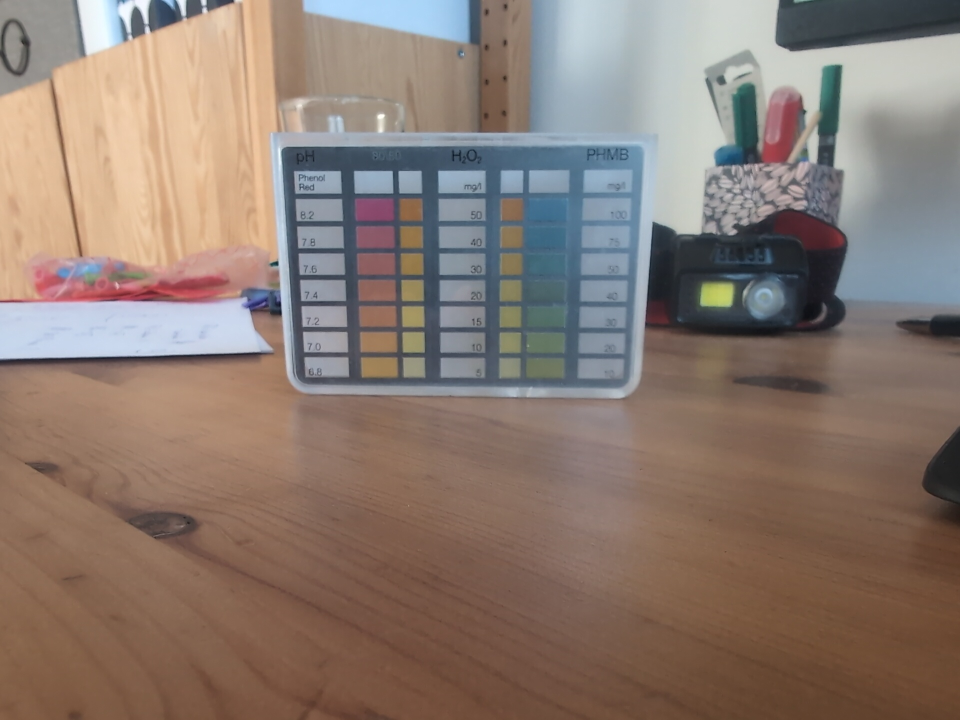
#> input picture test_input/00_input00.jpg, 1920 x 1440 px (shown at 1/2 size); its folder holds only this picture in this run
$ python 'refactored_card_detection_no_redundant_canny (1).py'   (older library calls are emulated)
#> lines starting #> are read from the running program, lines starting #| are printed output that depends on the picture; after the words box and inside, x2 and y2 are one past the last pixel; in counts of white or black regions, pixels touching at a corner belong together
# HYBRID PIPELINE (FINAL): CELLS + CONSTRAINED RANSAC
# - Cells define global card geometry (stable)
# - RANSAC refines each edge locally (robust)
# - No Canny, no Hough

import cv2
import numpy as np
from typing import Optional, Tuple, List

CANONICAL_WIDTH = 720

# -----------------------------
# Utils
# -----------------------------

def order_quad_corners(pts: np.ndarray) -> np.ndarray:
    pts = pts.reshape(4, 2).astype(np.float32)
    s = pts.sum(axis=1)
    d = np.diff(pts, axis=1).ravel()
    out = np.empty((4, 2), dtype=np.float32)
    out[0] = pts[np.argmin(s)]
    out[2] = pts[np.argmax(s)]
    out[1] = pts[np.argmin(d)]
    out[3] = pts[np.argmax(d)]
    return out


def intersect(l1, l2):
    a1, b1, c1 = l1
    a2, b2, c2 = l2
    d = a1 * b2 - a2 * b1
    if abs(d) < 1e-6:
        return None
    x = (b1 * c2 - b2 * c1) / d
    y = (c1 * a2 - c2 * a1) / d
    return np.array([x, y], dtype=np.float32)


# -----------------------------
# CELL DETECTION
# -----------------------------

def detect_cells(gray: np.ndarray):
    gray = cv2.bilateralFilter(gray, 5, 200, 200)
    clahe = cv2.createCLAHE(2.0, (8, 8))
    enhanced = clahe.apply(gray)

    gx = cv2.Sobel(enhanced, cv2.CV_32F, 1, 0, ksize=3)
    gy = cv2.Sobel(enhanced, cv2.CV_32F, 0, 1, ksize=3)

    mag = cv2.magnitude(gx, gy)
    mag = cv2.normalize(mag, None, 0, 255, cv2.NORM_MINMAX).astype(np.uint8)
    _, edges = cv2.threshold(mag, 40, 255, cv2.THRESH_BINARY)

    edges = cv2.morphologyEx(edges, cv2.MORPH_CLOSE, np.ones((5, 5), np.uint8))

    contours, _ = cv2.findContours(edges, cv2.RETR_LIST, cv2.CHAIN_APPROX_SIMPLE)

    h, w = gray.shape
    frame_area = h * w

    cells = []
    for cnt in contours:
        area = cv2.contourArea(cnt)
        if not (frame_area * 0.0001 < area < frame_area * 0.02):
            continue

        rect = cv2.minAreaRect(cnt)
        rw, rh = rect[1]
        if min(rw, rh) < 5:
            continue

        ar = max(rw, rh) / (min(rw, rh) + 1e-6)
        if ar > 4:
            continue

        cx, cy = rect[0]
        cells.append((cx, cy, max(rw, rh), min(rw, rh)))

    return cells


# -----------------------------
# DENSE FILTER
# -----------------------------

def filter_dense_cells(cells, k=4):
    if len(cells) < k:
        return []

    pts = np.array([(c[0], c[1]) for c in cells])
    sizes = np.array([c[2] for c in cells])
    radius = np.median(sizes) * 2.5

    keep = []
    for i, p in enumerate(pts):
        d = np.linalg.norm(pts - p, axis=1)
        if np.sum(d < radius) >= k:
            keep.append(cells[i])

    return keep


# -----------------------------
# ROI EDGE POINTS
# -----------------------------

def extract_roi_points(gray, cells):
    pts = np.array([(c[0], c[1]) for c in cells])
    sizes = np.array([c[2] for c in cells])

    half = int(np.median(sizes))

    x0 = int(max(0, pts[:, 0].min() - half))
    y0 = int(max(0, pts[:, 1].min() - half))
    x1 = int(min(gray.shape[1], pts[:, 0].max() + half))
    y1 = int(min(gray.shape[0], pts[:, 1].max() + half))

    roi = gray[y0:y1, x0:x1]

    gx = cv2.Sobel(roi, cv2.CV_32F, 1, 0, ksize=3)
    gy = cv2.Sobel(roi, cv2.CV_32F, 0, 1, ksize=3)

    mag = cv2.magnitude(gx, gy)
    mag = cv2.normalize(mag, None, 0, 255, cv2.NORM_MINMAX).astype(np.uint8)

    _, mask = cv2.threshold(mag, 40, 255, cv2.THRESH_BINARY)

    ys, xs = np.where(mask > 0)
    points = np.stack([xs + x0, ys + y0], axis=1).astype(np.float32)

    return points


# -----------------------------
# RANSAC (FAST VERSION)
# -----------------------------

def fit_line_ransac(points, iterations=1000, threshold=3.0):
    best_line = None
    best_count = 0

    n = len(points)
    if n < 2:
        return None

    for _ in range(iterations):
        i1, i2 = np.random.choice(n, 2, replace=False)
        p1, p2 = points[i1], points[i2]

        dx, dy = p2 - p1
        norm = np.hypot(dx, dy)
        if norm < 1e-6:
            continue

        a, b = dy, -dx
        c = dx * p1[1] - dy * p1[0]

        d = np.abs(a * points[:, 0] + b * points[:, 1] + c) / norm
        count = np.sum(d < threshold)

        if count > best_count:
            best_count = count
            best_line = (a, b, c)

    return best_line


# -----------------------------
# CONSTRAINED RANSAC PER EDGE
# -----------------------------

def points_near_line(points, p1, p2, max_dist):
    dx = p2[0] - p1[0]
    dy = p2[1] - p1[1]
    norm = np.hypot(dx, dy)

    a = dy
    b = -dx
    c = dx * p1[1] - dy * p1[0]

    d = np.abs(a * points[:, 0] + b * points[:, 1] + c) / norm
    return points[d < max_dist]


# -----------------------------
# MAIN DETECTOR
# -----------------------------

def detect_card_quad(gray: np.ndarray) -> Optional[np.ndarray]:
    cells = detect_cells(gray)
    if len(cells) < 6:
        return None

    cluster = filter_dense_cells(cells)
    if len(cluster) < 6:
        return None

    pts = np.array([(c[0], c[1]) for c in cluster], dtype=np.float32)

    rect = cv2.minAreaRect(pts)
    box = cv2.boxPoints(rect)
    cell_quad = order_quad_corners(box)

    points = extract_roi_points(gray, cluster)
    if len(points) < 200:
        return cell_quad

    refined_lines = []

    for i in range(4):
        p1 = cell_quad[i]
        p2 = cell_quad[(i + 1) % 4]

        side_pts = points_near_line(points, p1, p2, max_dist=30)

        if len(side_pts) < 50:
            return cell_quad

        line = fit_line_ransac(side_pts)
        if line is None:
            return cell_quad

        refined_lines.append(line)

    tl = intersect(refined_lines[0], refined_lines[3])
    tr = intersect(refined_lines[1], refined_lines[0])
    br = intersect(refined_lines[2], refined_lines[1])
    bl = intersect(refined_lines[3], refined_lines[2])

    if any(p is None for p in [tl, tr, br, bl]):
        return cell_quad

    quad = np.array([tl, tr, br, bl], dtype=np.float32)
    return order_quad_corners(quad)


# -----------------------------
# WARP
# -----------------------------

def warp_to_canonical(bgr: np.ndarray, quad: np.ndarray):
    pts = quad.astype(np.float32)

    w = int(max(np.linalg.norm(pts[1] - pts[0]), np.linalg.norm(pts[2] - pts[3])))
    h = int(max(np.linalg.norm(pts[3] - pts[0]), np.linalg.norm(pts[2] - pts[1])))

    dst = np.float32([[0, 0], [w, 0], [w, h], [0, h]])
    M = cv2.getPerspectiveTransform(pts, dst)

    return cv2.warpPerspective(bgr, M, (w, h))


# -----------------------------
# PROCESS / MAIN
# -----------------------------

import os
import sys
import glob


def process(image_path: str, out_root: str = 'test_detect_out') -> bool:
    base = os.path.splitext(os.path.basename(image_path))[0]
    out_dir = os.path.join(out_root, base)
    os.makedirs(out_dir, exist_ok=True)

    bgr = cv2.imread(image_path)
    if bgr is None:
        print(f'[{base}] read failed')
        return False

    src_h, src_w = bgr.shape[:2]
    cv2.imwrite(os.path.join(out_dir, '00_input.jpg'), bgr)

    gray = cv2.cvtColor(bgr, cv2.COLOR_BGR2GRAY)
    cv2.imwrite(os.path.join(out_dir, '01_gray.jpg'), gray)

    quad = detect_card_quad(gray)
    if quad is None:
        print(f'[{base}] FAILED: no quad')
        return False

    vis = bgr.copy()
    cv2.polylines(vis, [quad.astype(np.int32)], True, (0, 255, 0), 6)
    for i, p in enumerate(quad.astype(int)):
        cv2.putText(vis, ['TL', 'TR', 'BR', 'BL'][i], tuple(p),
                    cv2.FONT_HERSHEY_SIMPLEX, 1.5, (0, 255, 0), 4)
    cv2.imwrite(os.path.join(out_dir, '30_quad.jpg'), vis)

    warped = warp_to_canonical(bgr, quad)
    cv2.imwrite(os.path.join(out_dir, '40_warped.jpg'), warped)

    print(f'[{base}] OK  src={src_w}x{src_h}  quad-area={int(cv2.contourArea(quad))}')
    return True


def main(argv):
    if len(argv) > 1:
        targets = argv[1:]
    else:
        os.makedirs('test_input', exist_ok=True)
        all_files = sorted(glob.glob('test_input/*.jpg') + glob.glob('test_input/*.png'))

        import re
        skip_re = re.compile(r'^(0[1-9]|[12]\d|30|40)[a-z]?_')
        targets = [p for p in all_files if not skip_re.match(os.path.basename(p))]

        if not targets:
            print('No capture images in test_input/.')
            return

    out_root = 'test_detect_out'
    os.makedirs(out_root, exist_ok=True)

    results = []
    for path in targets:
        base = os.path.splitext(os.path.basename(path))[0]
        sub = os.path.join(out_root, base)
        if os.path.isdir(sub):
            import shutil
            shutil.rmtree(sub)

        ok = process(path, out_root=out_root)
#> in process, bgr is the input picture: shape (1440, 1920, 3); mean B, G, R 112.8, 122.3, 138.9
#> in detect_cells, `edges = cv2.morphologyEx(edges, cv2.MORPH_CLOSE, np.ones((5, 5), np.ui..`:
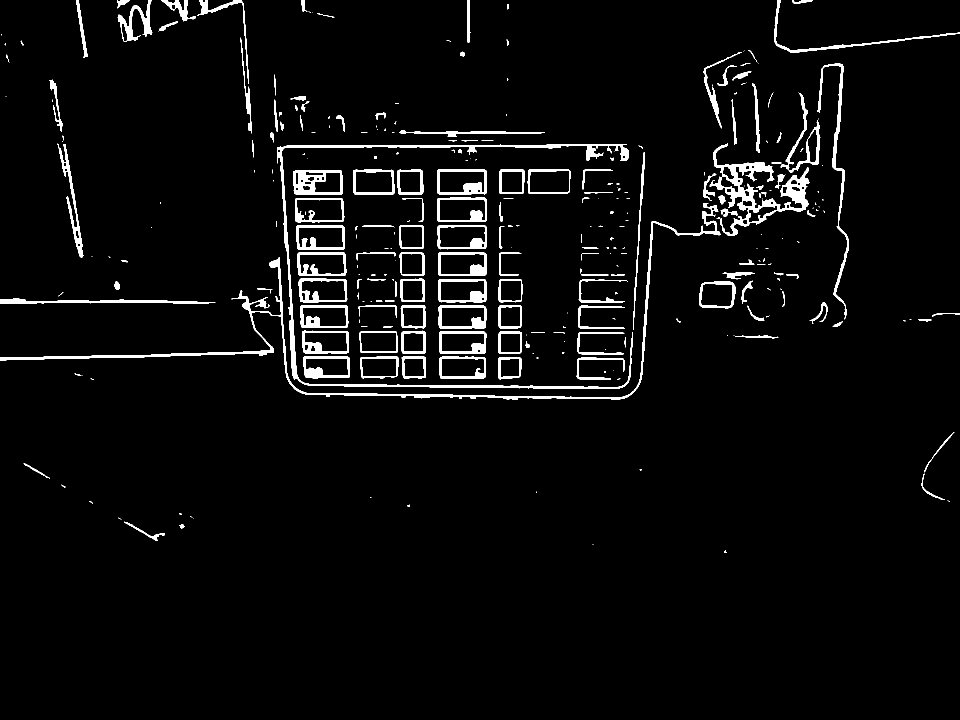
#> edges: shape (1440, 1920) (shown at 1/2 size); 3.7% white; 300 white regions (143 under 20 px)
#> in detect_cells, `contours, _ = cv2.findContours(edges, cv2.RETR_LIST, cv2.CHAIN_APPROX_..`: contours = 377 contours, 170 with area under 20; largest, box (x1, y1, x2, y2) and area: (1419, 287, 1620, 472) 9322, (0, 406, 1441, 799) 8263, (554, 288, 1266, 778) 7700, (874, 339, 974, 389) 4800, (874, 395, 974, 444) 4643
#> the loop in detect_cells, `for cnt in contours:` made 377 passes
#> (area, rect, rw, rh, ar, cx, cy) on passes 25 to 27: (1377.5, ((1019.5, 735.5), (37, 39), -90), 37, 39, 1.05, 1019.5, 735.5), (2893, ((925.5, 735), (36, 85), -90), 36, 85, 2.36, 925.5, 735), (1420, ((827.5, 734), (36, 41), -90), 36, 41, 1.14, 827.5, 734)
#> after the loop in detect_cells, `for cnt in contours:`: cells = 82 items, first 6: (1019.5, 735.5, 39, 37), (925.5, 735, 85, 36), (827.5, 734, 41, 36), (758, 734.5, 70, 37), (653.5, 733.5, 85, 35), (1200.7, 737, 94.77, 43.68)
#> in filter_dense_cells, `pts = np.array([(c[0], c[1]) for c in cells])`: pts = 82 pairs, first value 274.6 to 1728.4, second value 12.63 to 737
#> in filter_dense_cells, `sizes = np.array([c[2] for c in cells])`: sizes = 82 values, max 1462.1 at index 55, min 31.82 at index 72, mean 105.6
#> in filter_dense_cells, `radius = np.median(sizes) * 2.5`: radius = 212.5
#> the loop in filter_dense_cells, `for i, p in enumerate(pts):` made 82 passes
#> p on passes 1 to 8: [1019.5, 735.5], [925.5, 735], [827.5, 734], [758, 734.5], [653.5, 733.5], [1200.7, 737], [1019, 736], [924.5, 735]
#> after the loop in filter_dense_cells, `for i, p in enumerate(pts):`: keep = 76 items, first 6: (1019.5, 735.5, 39, 37), (925.5, 735, 85, 36), (827.5, 734, 41, 36), (758, 734.5, 70, 37), (653.5, 733.5, 85, 35), (1200.7, 737, 94.77, 43.68)
#> in detect_card_quad, `cluster = filter_dense_cells(cells)`: cluster has the same summary as keep in filter_dense_cells
#> in detect_card_quad, `pts = np.array([(c[0], c[1]) for c in cluster], dtype=np.float32)`: pts = 76 pairs, first value 635.5 to 1625, second value 171.8 to 737
#> in detect_card_quad, `rect = cv2.minAreaRect(pts)`: rect = ((1135.2, 498.2), (1049.2, 495), -13.6)
#> in detect_card_quad, `box = cv2.boxPoints(rect)`: box = [[683.5, 862.1], [567.1, 381.1], [1586.8, 134.3], [1703.3, 615.4]]
#> in order_quad_corners, `pts = pts.reshape(4, 2).astype(np.float32)`: pts has the same summary as box in detect_card_quad
#> in order_quad_corners, `s = pts.sum(axis=1)`: s = [1545.7, 948.1, 1721.1, 2318.7]
#> in order_quad_corners, `d = np.diff(pts, axis=1).ravel()`: d = [178.6, -186, -1452.5, -1087.9]
#> in detect_card_quad, `cell_quad = order_quad_corners(box)`: cell_quad = [[567.1, 381.1], [1586.8, 134.3], [1703.3, 615.4], [683.5, 862.1]]
#> in extract_roi_points, `sizes = np.array([c[2] for c in cells])`: sizes = 76 values, max 1462.1 at index 53, min 31.82 at index 70, mean 103.1
#> in extract_roi_points, `half = int(np.median(sizes))`: half = 85
#> in extract_roi_points, `x0 = int(max(0, pts[:, 0].min() - half))`: x0 = 550
#> in extract_roi_points, `y0 = int(max(0, pts[:, 1].min() - half))`: y0 = 86
#> in extract_roi_points, `x1 = int(min(gray.shape[1], pts[:, 0].max() + half))`: x1 = 1710
#> in extract_roi_points, `y1 = int(min(gray.shape[0], pts[:, 1].max() + half))`: y1 = 822
#> in extract_roi_points, `gy = cv2.Sobel(roi, cv2.CV_32F, 0, 1, ksize=3)`:
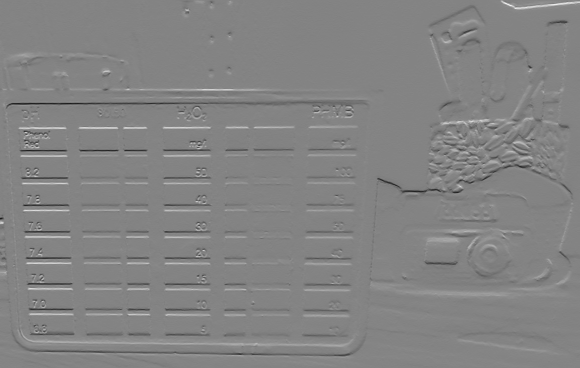
#> gy: shape (736, 1160) float32 (shown at 1/2 size); min -376, max 352, mean -0.3; drawn with min black and max white
#> in extract_roi_points, `_, mask = cv2.threshold(mag, 40, 255, cv2.THRESH_BINARY)`:
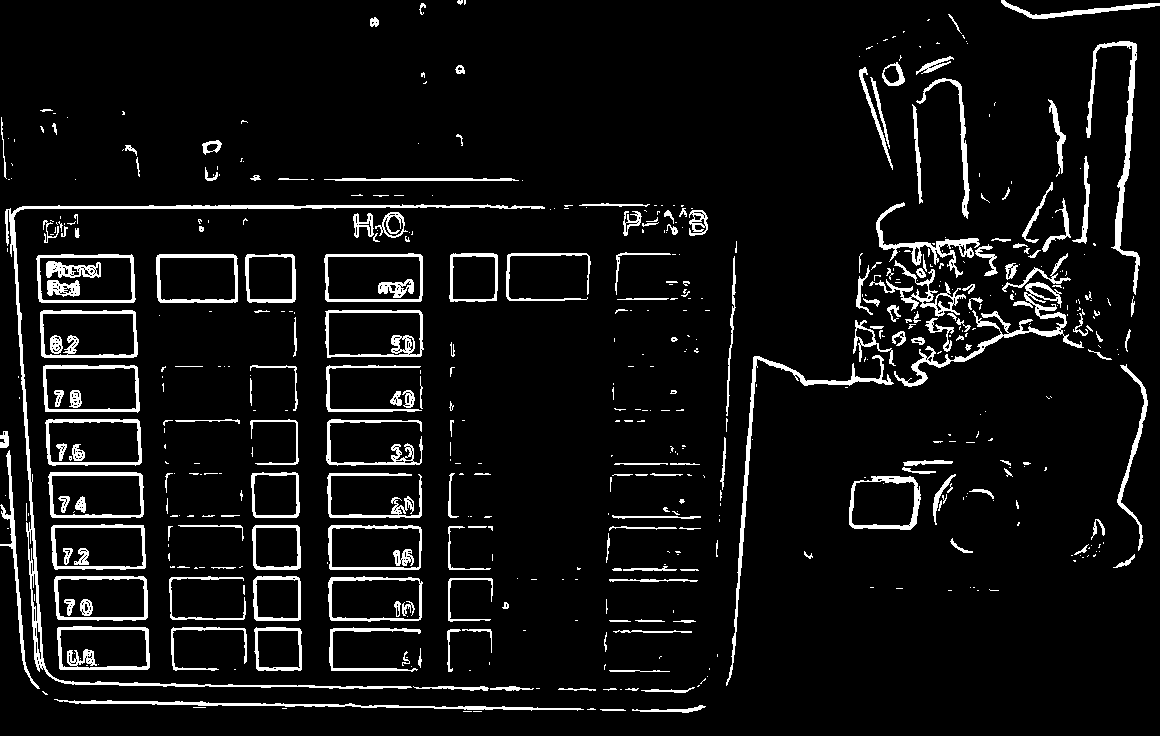
#> mask: shape (736, 1160); 6.8% white; 554 white regions (341 under 20 px), largest, box (x1, y1, x2, y2) and area: (5, 204, 545, 689) 4743, (894, 282, 1084, 387) 2145, (726, 355, 894, 686) 1900
#> in extract_roi_points, `points = np.stack([xs + x0, ys + y0], axis=1).astype(np.float32)`: points = 58367 pairs, first value 550 to 1709, second value 86 to 798
#> the loop in detect_card_quad, `for i in range(4):` made 4 passes
#> (p1, p2, dx in points_near_line, dy in points_near_line, norm in points_near_line, a in points_near_line, b in points_near_line, c in points_near_line) on passes 1 to 4: ([567.1, 381.1], [1586.8, 134.3], 1019.7, -246.7, 1049.2, -246.7, -1019.7, 528503.8), ([1586.8, 134.3], [1703.3, 615.4], 116.4, 481.1, 495, 481.1, -116.4, -747790.3), ([1703.3, 615.4], [683.5, 862.1], -1019.7, 246.7, 1049.2, 246.7, 1019.7, -1047823.4), ([683.5, 862.1], [567.1, 381.1], -116.4, -481.1, 495, -481.1, 116.4, 228470.5)
#> after the loop in detect_card_quad, `for i in range(4):`: refined_lines = [(214, 751, -430254), (-235, 48, 367167), (-1, 83, -64904), (-74, 4, 42162)]
#> in intersect, `a1, b1, c1 = l1`: a1 = 214; b1 = 751; c1 = -430254
#> in intersect, `a2, b2, c2 = l2`: a2 = -74; b2 = 4; c2 = 42162
#> in intersect, `d = a1 * b2 - a2 * b1`: d = 56430
#> in intersect, `x = (b1 * c2 - b2 * c1) / d`: x = 591.6
#> in intersect, `y = (c1 * a2 - c2 * a1) / d`: y = 404.3
#> in detect_card_quad, `tl = intersect(refined_lines[0], refined_lines[3])`: tl = [591.6, 404.3]
#> in detect_card_quad, `tr = intersect(refined_lines[1], refined_lines[0])`: tr = [1587.1, 120.7]
#> in detect_card_quad, `br = intersect(refined_lines[2], refined_lines[1])`: br = [1726.4, 802.8]
#> in detect_card_quad, `bl = intersect(refined_lines[3], refined_lines[2])`: bl = [612.4, 789.4]
#> in detect_card_quad, `quad = np.array([tl, tr, br, bl], dtype=np.float32)`: quad = [[591.6, 404.3], [1587.1, 120.7], [1726.4, 802.8], [612.4, 789.4]]
#> in process, `cv2.polylines(vis, [quad.astype(np.int32)], True, (0, 255, 0), 6)`:
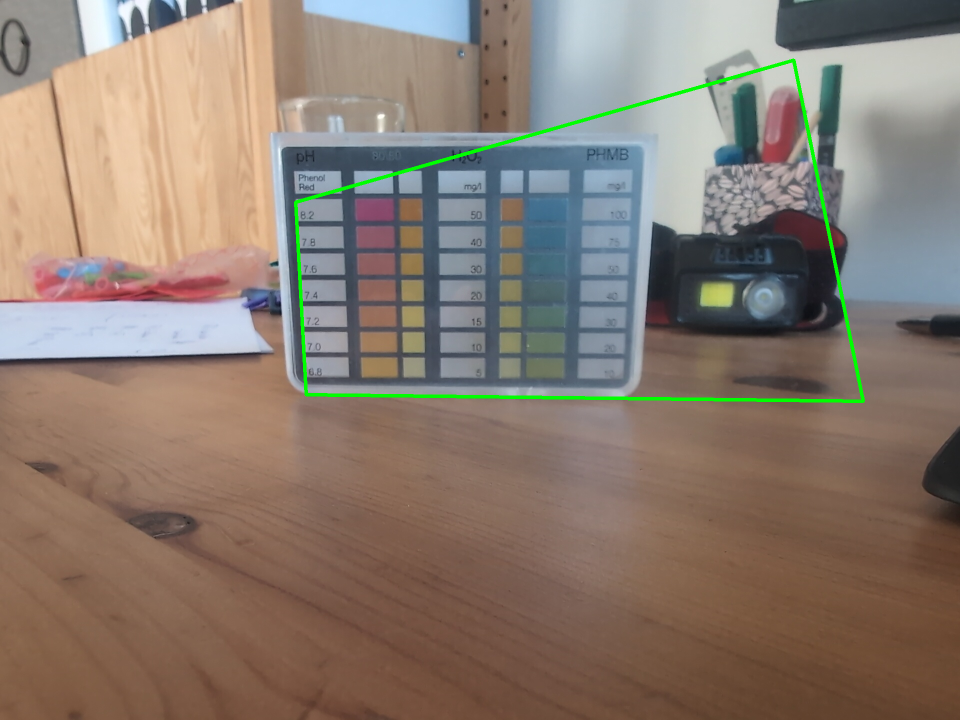
#> vis: shape (1440, 1920, 3) (shown at 1/2 size); 0.82% of pixels changed, all inside (x1, y1, x2, y2) = (588, 117, 1730, 806)
#> the loop in process, `for i, p in enumerate(quad.astype(int)):` made 4 passes
#> p on passes 1 to 4: [591, 404], [1587, 120], [1726, 802], [612, 789]
#> after the loop in process, `for i, p in enumerate(quad.astype(int)):`:
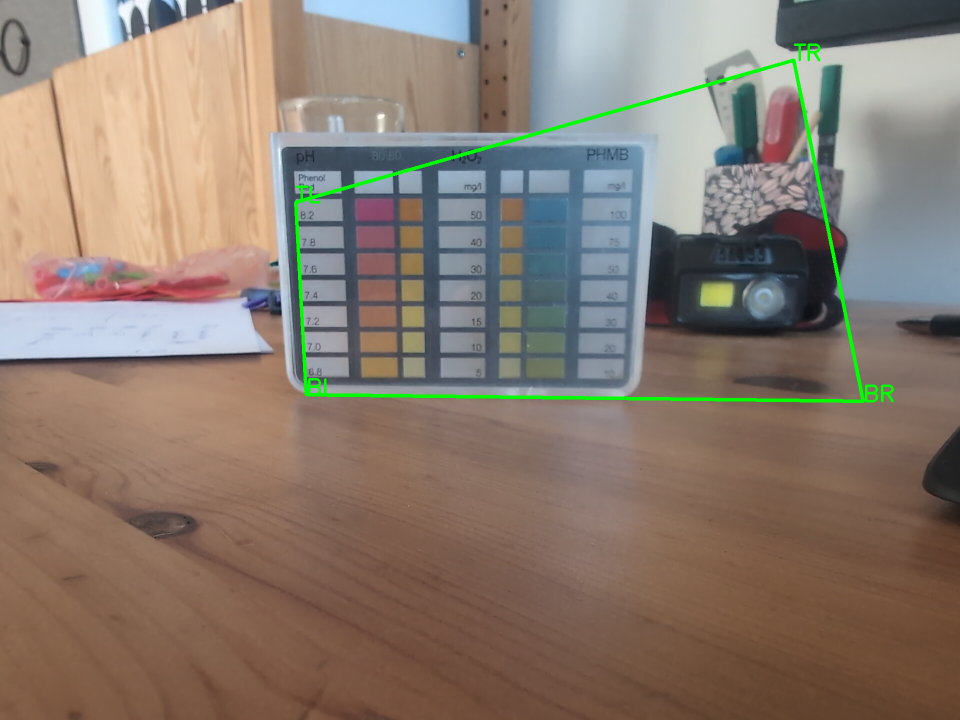
#> vis: shape (1440, 1920, 3) (shown at 1/2 size); 0.1% of pixels changed, all inside (x1, y1, x2, y2) = (591, 87, 1788, 805)
#> in warp_to_canonical, `pts = quad.astype(np.float32)`: pts has the same summary as quad in detect_card_quad
#> in warp_to_canonical, `w = int(max(np.linalg.norm(pts[1] - pts[0]), np.linalg.norm(pts[2] - p..`: w = 1114
#> in warp_to_canonical, `h = int(max(np.linalg.norm(pts[3] - pts[0]), np.linalg.norm(pts[2] - p..`: h = 696
#> in warp_to_canonical, `dst = np.float32([[0, 0], [w, 0], [w, h], [0, h]])`: dst = [[0, 0], [1114, 0], [1114, 696], [0, 696]]
#> in warp_to_canonical, `M = cv2.getPerspectiveTransform(pts, dst)`: M = [[4.01, -0.217, -2282.8], [1.1, 3.86, -2211.8], [0.00164, 0.000204, 1]]
#> in warp_to_canonical, `return cv2.warpPerspective(bgr, M, (w, h))`:
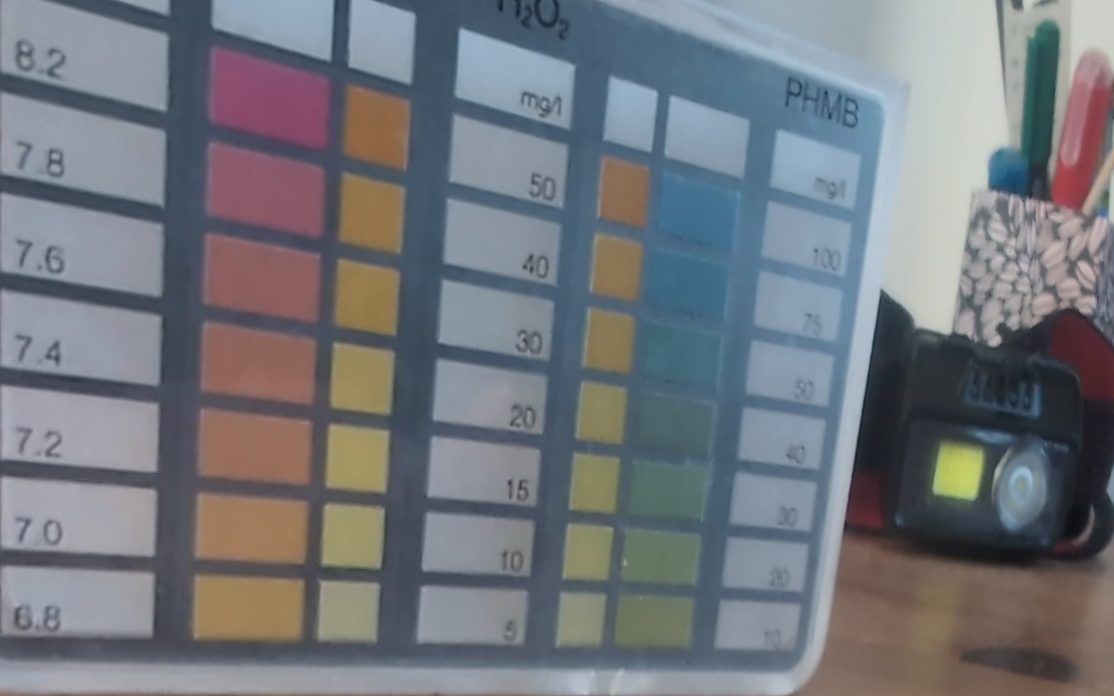
#> returned value: shape (696, 1114, 3); mean of channels 0, 1, 2 125.2, 119, 115; drawn as B, G, R
#| [00_input00] OK  src=1920x1440  quad-area=573573
        results.append((os.path.basename(path), ok))

    n_ok = sum(1 for _, ok in results if ok)
    print(f'\n=== Summary: {n_ok}/{len(results)} OK ===')
    for name, ok in results:
        flag = 'OK ' if ok else 'XX '
        print(f'  {flag} {name}')


if __name__ == '__main__':
    main(sys.argv)
